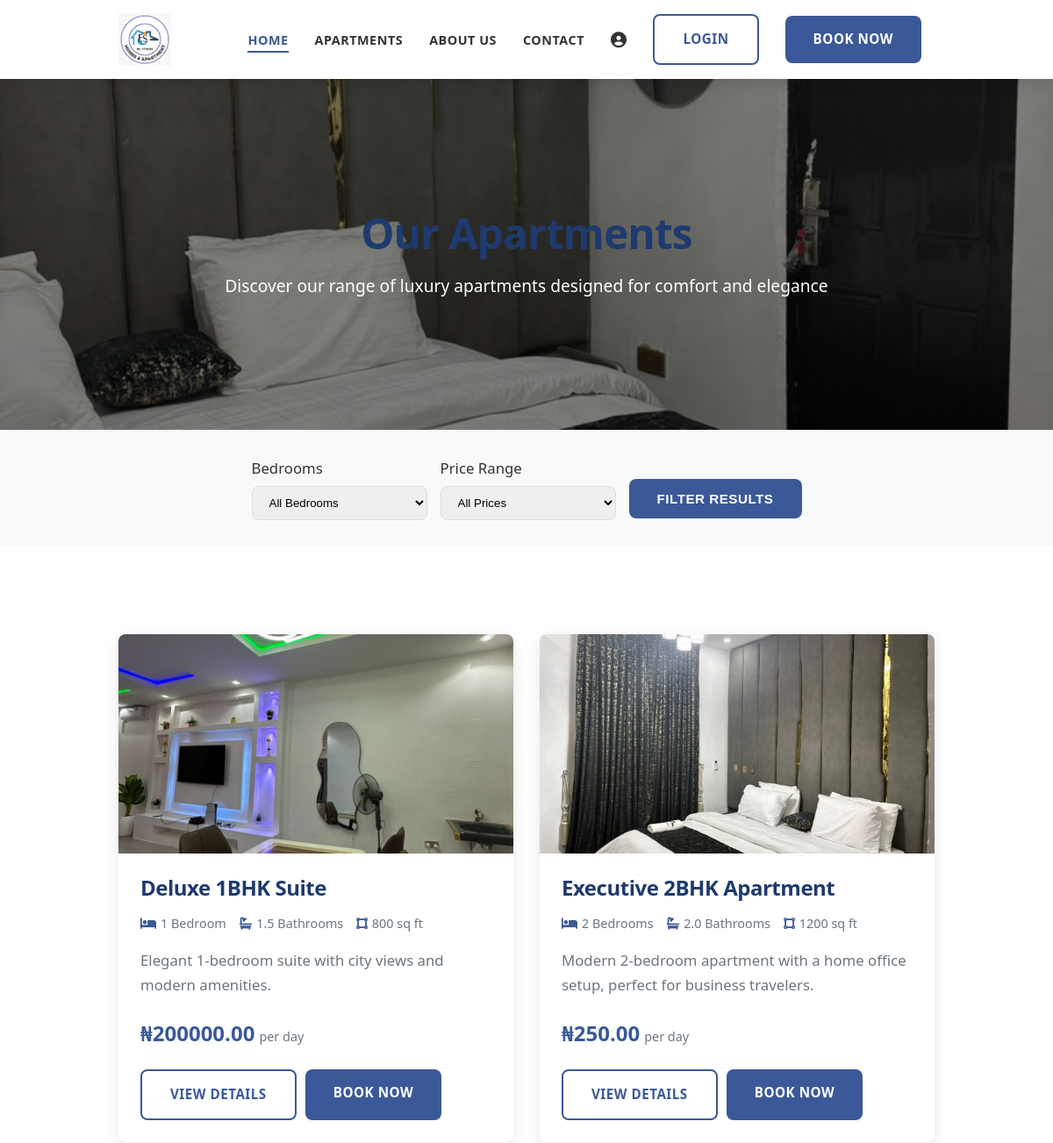
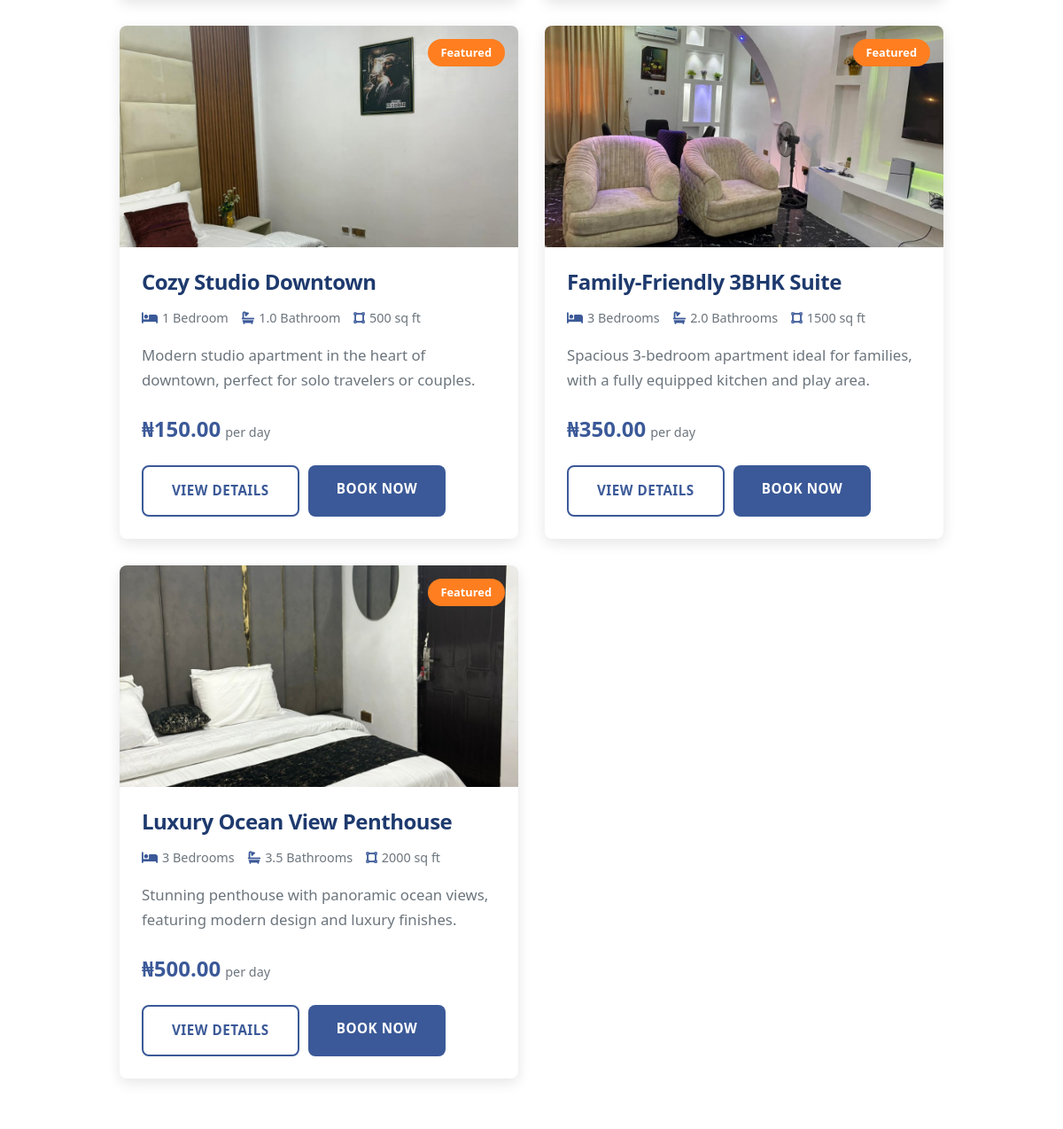
The app's page /apartments/ (upper part), older data (2 pictures, top to bottom).
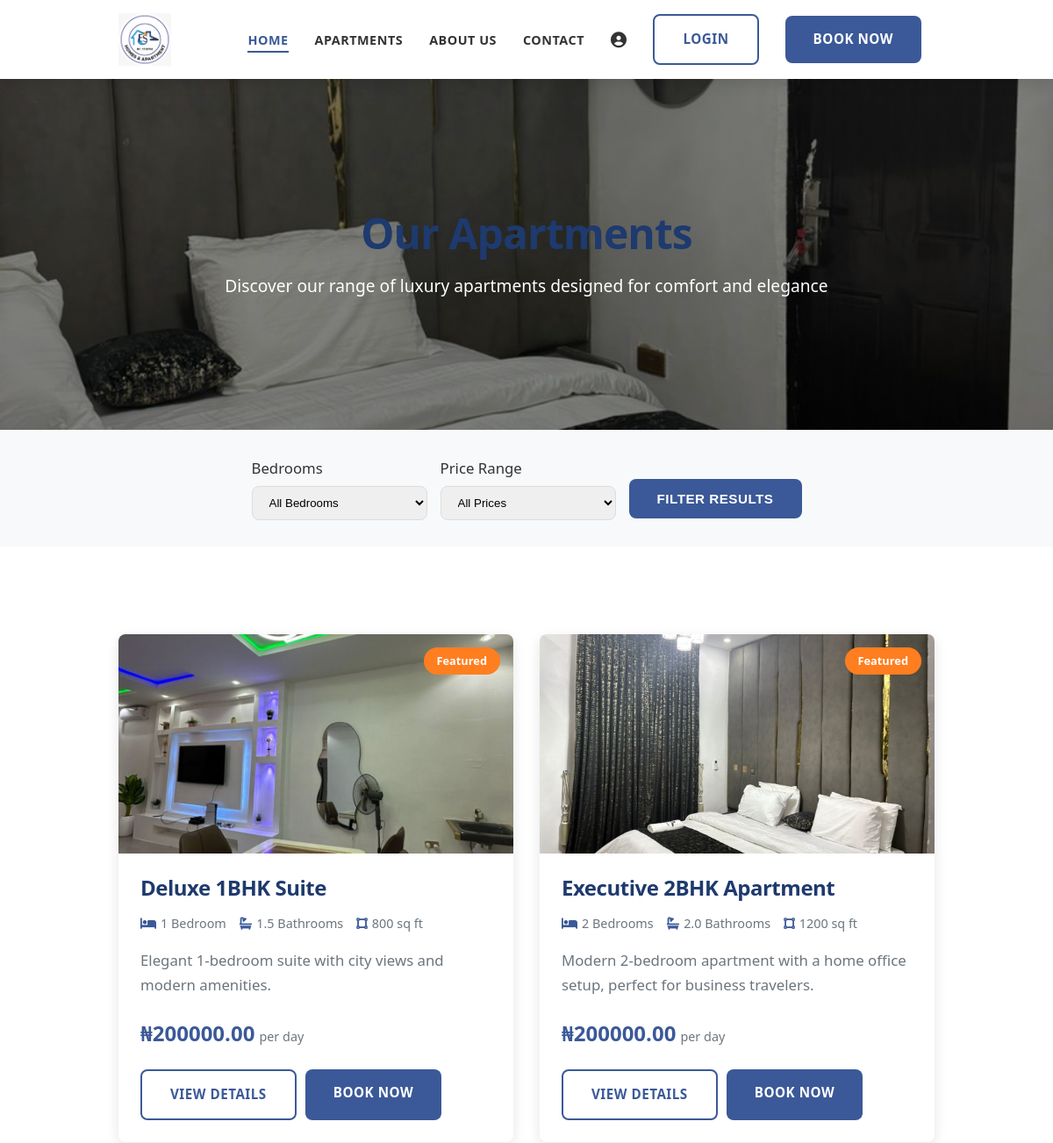
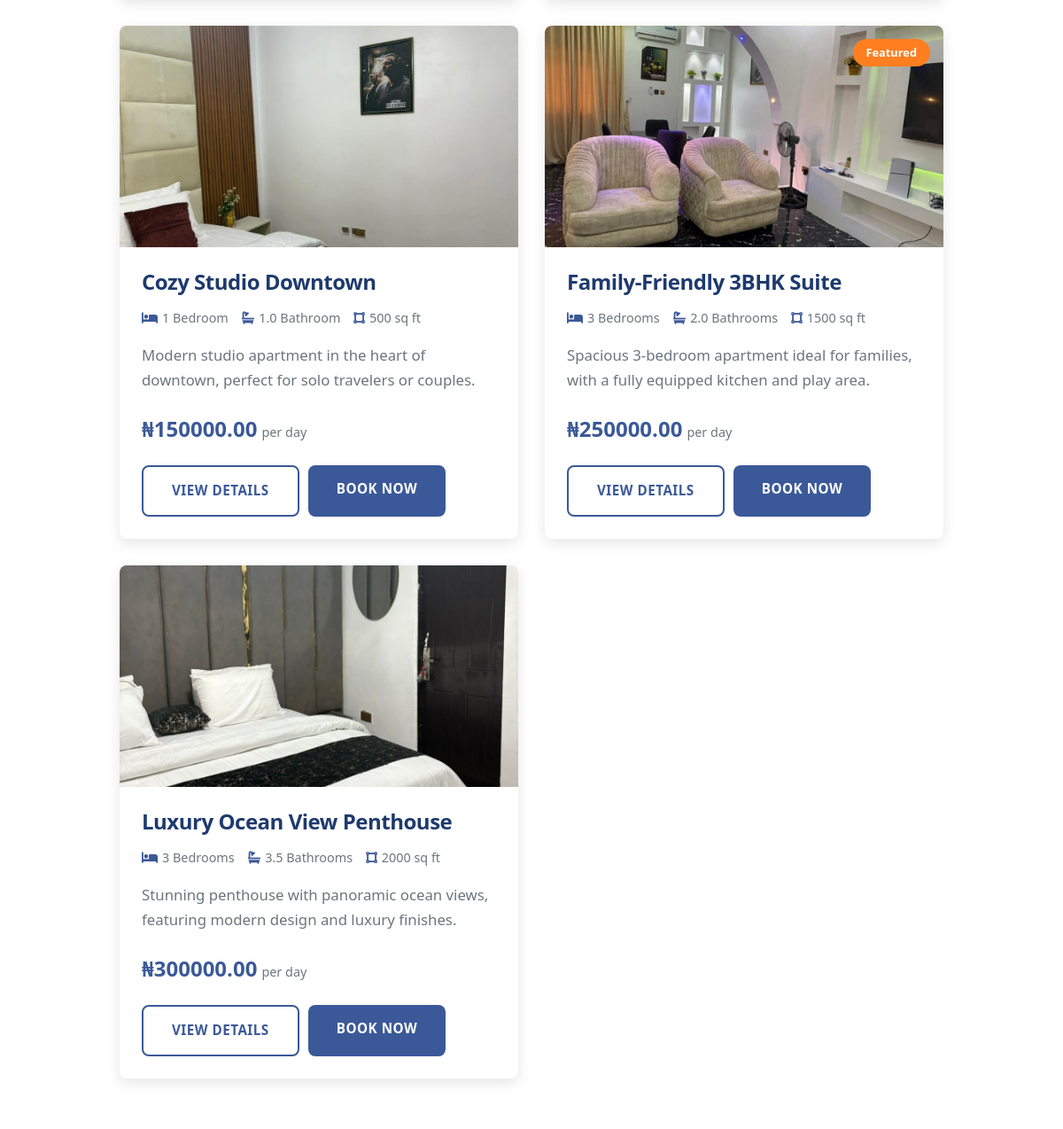
The same page, newer data (2 pictures, top to bottom).
### EsHomesApp/models.py (models this page shows, shortened)
class Apartment(models.Model):
    APARTMENT_TYPES = [
        ('studio', 'Studio'),
        ('1bhk', '1 Bedroom'),
        ('2bhk', '2 Bedrooms'),
        ('3bhk', '3 Bedrooms'),
        ('penthouse', 'Penthouse'),
        ('duplex', 'Duplex'),
    ]
    STATUS_CHOICES = [
        ('available', 'Available'),
        ('occupied', 'Occupied'),
        ('maintenance', 'Under Maintenance'),
        ('reserved', 'Reserved'),
    ]
    name = models.CharField(max_length=200)
    apartment_type = models.CharField(max_length=20, choices=APARTMENT_TYPES)
    description = models.TextField()
    price_per_night = models.DecimalField(max_digits=10, decimal_places=2)
    size_sqft = models.IntegerField()
    max_occupancy = models.IntegerField()
    bedrooms = models.IntegerField()
    bathrooms = models.DecimalField(max_digits=3, decimal_places=1)
    status = models.CharField(max_length=20, choices=STATUS_CHOICES, default='available')
    featured = models.BooleanField(default=False)
    amenities = models.ManyToManyField(Amenity)
    created_at = models.DateTimeField(auto_now_add=True)
    updated_at = models.DateTimeField(auto_now=True)
    class Meta:
        ordering = ['-created_at']

class ApartmentImage(models.Model):
    apartment = models.ForeignKey(Apartment, on_delete=models.CASCADE, related_name='images')
    image = models.ImageField(upload_to='apartment_images/')
    is_primary = models.BooleanField(default=False)
    caption = models.CharField(max_length=200, blank=True)
    upload_date = models.DateTimeField(auto_now_add=True)
    class Meta:
        ordering = ['-is_primary', '-upload_date']

### EsHomesApp/views.py (the view, shortened to what this page needs)
# urls.py: path('apartments/', views.apartments, name='apartments'),
def apartments(request):
    bedroom_filter = request.GET.get('bedrooms', 'all')
    price_filter = request.GET.get('price', 'all')
    apartments = Apartment.objects.filter(status='available')
    if bedroom_filter != 'all':
        apartments = apartments.filter(bedrooms=int(bedroom_filter))
    bedroom_choices = sorted(Apartment.objects.values_list('bedrooms', flat=True).distinct())
    paginator = Paginator(apartments, 6)  # Show 6 apartments per page
    page_number = request.GET.get('page', 1)
    page_obj = paginator.get_page(page_number)
    context = {
        'apartments': page_obj,
        'bedroom_choices': bedroom_choices,
        'current_bedroom_filter': bedroom_filter,
        'current_price_filter': price_filter,
        'page_obj': page_obj
    }
    return render(request, 'EsHomesApp/apartments.html', context)

### EsHomesApp/templates/EsHomesApp/apartments.html (shortened to what this page needs)
<!DOCTYPE html>
<html lang="en">
<head>
    {% load static %}
    <link rel="stylesheet" href="{% static 'css/style.css' %}">
    <link rel="stylesheet" href="{% static 'css/animations.css' %}">
    <link rel="stylesheet" href="https://cdnjs.cloudflare.com/ajax/libs/font-awesome/6.4.0/css/all.min.css">
</head>
<body>
    <header class="header">
        <div class="container">
            <div class="header-content">
                <div class="logo">
                    <a href="{% url 'home' %}">
                        <img src="{% static 'media/logo.jpg' %}" alt="ES Homes &amp; Apartments Logo">
                    </a>
                </div>
                <nav class="nav">
                    <ul class="nav-list" id="nav-list">
                        <li class="nav-item"><a href="{% url 'home' %}" class="nav-link active">Home</a></li>
                        <li class="nav-item"><a href="{% url 'apartments' %}" class="nav-link">Apartments</a></li>
                        <li class="nav-item"><a href="{% url 'about' %}" class="nav-link">About Us</a></li>
                        <li class="nav-item"><a href="{% url 'contact' %}" class="nav-link">Contact</a></li>
                        <li class="nav-item mobile-only"><a href="{% url 'profile' %}" class="nav-link"> </a></li>
                        {% if not user.is_authenticated %}
                            <li class="nav-item mobile-only"><a href="{% url 'user_login' %}" class="btn btn-secondary mobile-btn">Login</a></li>
                        {% endif %}
                        <li class="nav-item mobile-only"><a href="{% url 'booking' %}" class="btn btn-primary mobile-btn">Book Now</a></li>
                    </ul>
                </nav>
            </div>
        </div>
    </header>
    <section class="page-banner">
        <div class="container">
            <h1 class="page-title animate fadeInDown">Our Apartments</h1>
            <p class="page-subtitle animate fadeInUp animate--delay-1">Discover our range of luxury apartments designed for comfort and elegance</p>
        </div>
    </section>
    <section class="filter-section">
        <div class="container">
            <form id="filter-form" class="filter-form" method="get">
                <div class="filter-group">
                    <label for="bedroom-filter">Bedrooms</label>
                    <select id="bedroom-filter" name="bedrooms">
                        <option value="all" {% if current_bedroom_filter == 'all' %}selected{% endif %}>All Bedrooms</option>
                    </select>
                </div>
                <div class="filter-group">
                    <label for="price-filter">Price Range</label>
                    <select id="price-filter" name="price">
                        <option value="all" {% if current_price_filter == 'all' %}selected{% endif %}>All Prices</option>
                    </select>
                </div>
                <div class="filter-btn">
                    <button type="submit" class="btn btn-primary">Filter Results</button>
                </div>
            </form>
        </div>
    </section>
    <section class="apartments-section">
        <div class="container">
            <div class="apartments-grid">
                {% for apartment in page_obj %}
                <div class="apartment-card reveal reveal--up" {% if not forloop.first %}data-delay="{{ forloop.counter }}00"{% endif %} data-bedrooms="{{ apartment.bedrooms }}" data-price="{{ apartment.price_per_night }}">
                    <div class="apartment-image">
                        {% if apartment.images.all %}
                            <img src="{{ apartment.images.first.image.url }}" alt="{{ apartment.name }}">
                        {% else %}
                            <img src="{% static 'media/IMG-20250918-WA0004.jpg' %}" alt="{{ apartment.name }}">
                        {% endif %}
                        {% if apartment.featured %}
                            <div class="apartment-tag">Featured</div>
                        {% endif %}
                    </div>
                    <div class="apartment-content">
                        <h3 class="apartment-title">{{ apartment.name }}</h3>
                        <div class="apartment-meta">
                            <span><i class="fas fa-bed"></i> {{ apartment.bedrooms }} Bedroom{% if apartment.bedrooms != 1 %}s{% endif %}</span>
                            <span><i class="fas fa-bath"></i> {{ apartment.bathrooms }} Bathroom{% if apartment.bathrooms != 1 %}s{% endif %}</span>
                            <span><i class="fas fa-vector-square"></i> {{ apartment.size_sqft }} sq ft</span>
                        </div>
                        <p class="apartment-description">{{ apartment.description|truncatechars:100 }}</p>
                        <div class="apartment-price">
                            <span class="price">₦{{ apartment.price_per_night|floatformat:2 }}</span>
                            <span class="period">per day</span>
                        </div>
                        <div class="apartment-actions">
                            <a href="{% url 'apartment_detail' pk=apartment.pk %}" class="btn btn-secondary">View Details</a>
                            <a href="{% url 'booking' %}?apartment={{ apartment.pk }}" class="btn btn-primary">Book Now</a>
                        </div>
                    </div>
                </div>
                {% empty %}
                <div class="no-results" style="display: block;">
                    <h3>No apartments match your criteria</h3>
                    <p>Please try adjusting your filters or browse all our available apartments.</p>
                    <a href="{% url 'apartments' %}" class="btn btn-primary mt-3">Reset Filters</a>
                </div>
                {% endfor %}
            </div>
        </div>
    </section>
</body>
</html>

### EsHomesApp/static/css/style.css (style rules this page uses)
:root { --primary-color: #3b5998; --secondary-color: #4fb6ff; --accent-color: #ff7e1f; --dark-color: #1e3a6e; --light-color: #f8f9fa; --text-color: #333; --text-light: #6c757d; --white: #ffffff; --black: #000000; --shadow: 0 5px 15px rgba(0, 0, 0, 0.1); --transition: all 0.3s ease-in-out; --border-radius: 8px; --section-padding: 80px 0; --error-color: #dc3545; --success-color: #28a745; }
* { margin: 0; padding: 0; box-sizing: border-box; }
html { scroll-behavior: smooth; font-size: 16px; }
body { font-family: 'Segoe UI', Tahoma, Geneva, Verdana, sans-serif; line-height: 1.7; color: var(--text-color); background-color: var(--white); overflow-x: hidden; font-size: 1.05rem; font-weight: 400; }
p { margin-bottom: 1.5rem; font-size: 1.05rem; line-height: 1.7; }
h1, h2, h3, h4, h5, h6 { font-family: 'Segoe UI', Tahoma, Geneva, Verdana, sans-serif; font-weight: 700; line-height: 1.2; margin-bottom: 1.2rem; color: var(--dark-color); letter-spacing: -0.02em; text-transform: capitalize; }
h1 { font-size: 3.8rem; font-weight: 800; }
h3 { font-size: 2.2rem; }
h1 { font-size: 3.5rem; }
h3 { font-size: 2rem; }
p { margin-bottom: 1.5rem; }
a { text-decoration: none; color: var(--primary-color); transition: var(--transition); }
ul { list-style: none; }
img { max-width: 100%; height: auto; display: block; }
.container { width: 100%; max-width: 1200px; margin: 0 auto; padding: 0 15px; }
.btn { display: inline-block; padding: 14px 32px; border-radius: var(--border-radius); font-weight: 700; text-align: center; cursor: pointer; transition: var(--transition); border: none; outline: none; text-transform: uppercase; letter-spacing: 0.5px; font-size: 0.95rem; }
.btn-primary { background-color: var(--primary-color); color: var(--white); }
.btn-secondary { background-color: transparent; color: var(--primary-color); border: 2px solid var(--primary-color); }
.header { position: fixed; top: 0; left: 0; width: 100%; z-index: 1000; background-color: var(--white); box-shadow: var(--shadow); padding: 15px 0; transition: var(--transition); }
.header-content { display: flex; align-items: center; justify-content: space-between; }
.logo { display: flex; align-items: center; }
.logo img { height: 60px; width: auto; }
.nav-list { display: flex; align-items: center; }
.nav-item { margin: 0 15px; }
.nav-link { color: var(--text-color); font-weight: 600; position: relative; padding: 5px 0; text-transform: uppercase; letter-spacing: 0.5px; font-size: 0.9rem; }
.nav-link:hover, .nav-link.active { color: var(--primary-color); }
.nav-link::after { content: ''; position: absolute; bottom: 0; left: 0; width: 0; height: 2px; background-color: var(--primary-color); transition: var(--transition); }
.nav-link:hover::after, .nav-link.active::after { width: 100%; }
.apartments-grid { display: grid; grid-template-columns: repeat(auto-fill, minmax(350px, 1fr)); gap: 30px; }
.apartment-card { background-color: var(--white); border-radius: var(--border-radius); overflow: hidden; box-shadow: var(--shadow); transition: var(--transition); }
.apartment-image { position: relative; height: 250px; overflow: hidden; }
.apartment-image img { width: 100%; height: 100%; object-fit: cover; transition: transform 0.5s ease; }
.apartment-tag { position: absolute; top: 15px; right: 15px; background-color: var(--accent-color); color: var(--white); padding: 5px 15px; border-radius: 20px; font-size: 0.8rem; font-weight: 600; }
.apartment-content { padding: 25px; }
.apartment-title { font-size: 1.5rem; margin-bottom: 15px; }
.apartment-meta { display: flex; flex-wrap: wrap; gap: 15px; margin-bottom: 15px; color: var(--text-light); font-size: 0.9rem; }
.apartment-meta span { display: flex; align-items: center; }
.apartment-meta i { margin-right: 5px; color: var(--primary-color); }
.apartment-description { margin-bottom: 20px; color: var(--text-light); }
.apartment-price { display: flex; align-items: baseline; margin-bottom: 20px; }
.price { font-size: 1.5rem; font-weight: 700; color: var(--primary-color); }
.period { font-size: 0.9rem; color: var(--text-light); margin-left: 5px; }
.apartment-actions { display: flex; gap: 10px; }
@media screen and (max-width: 1200px) { .container { max-width: 960px; } }
@media screen and (max-width: 1200px) { h1 { font-size: 3.2rem; } }

### EsHomesApp/static/css/animations.css (style rules this page uses)
.animate { animation-duration: 1s; animation-fill-mode: both; }
.animate--delay-1 { animation-delay: 0.2s; }
.fadeInUp { animation-name: fadeInUp; }
.fadeInDown { animation-name: fadeInDown; }

Row changes from the older to the newer data that the page shows:
changed Apartment "Deluxe 1BHK Suite": now shows "Featured"
changed Apartment "Executive 2BHK Apartment": price_per_night "250.00" → "200000.00"; now shows "Featured"
changed Apartment "Cozy Studio Downtown": price_per_night "150.00" → "150000.00"; no longer shows "Featured"
changed Apartment "Family-Friendly 3BHK Suite": price_per_night "350.00" → "250000.00"
changed Apartment "Luxury Ocean View Penthouse": price_per_night "500.00" → "300000.00"; no longer shows "Featured"
